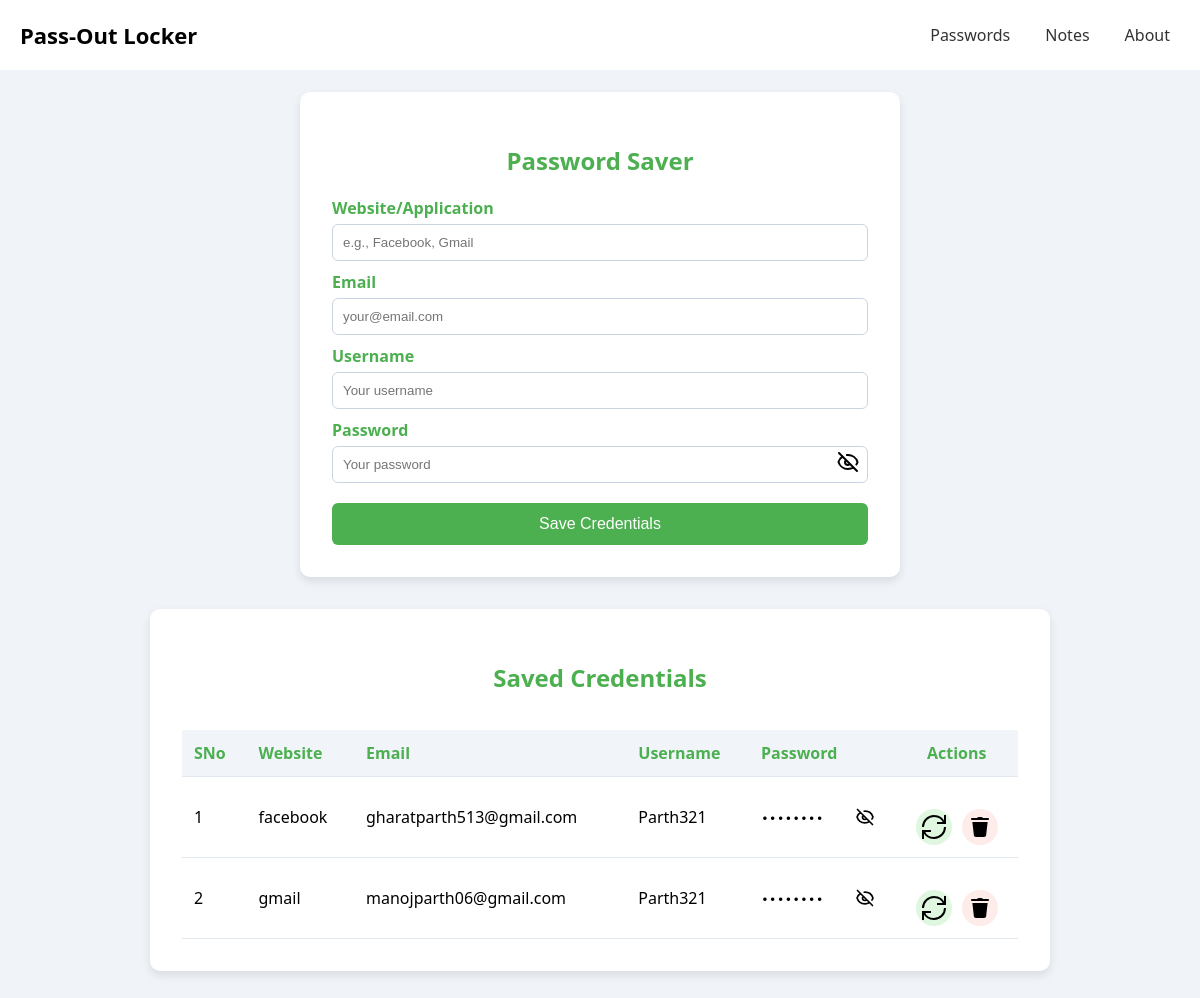
Before: / with the older database file.
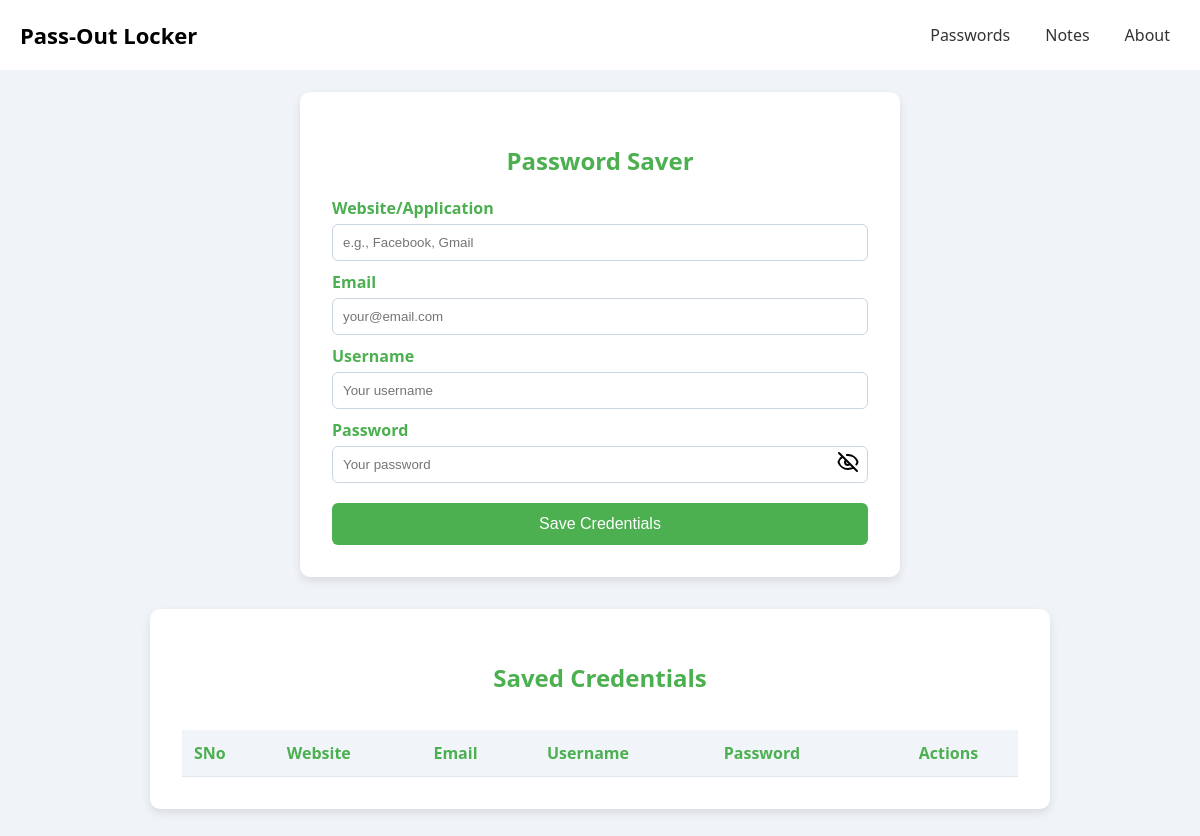
After: the same page with the newer database file.
### app.py (models this page shows, shortened)
class passwordsaver(db.Model):
    sno = db.Column(db.Integer, primary_key=True, autoincrement=True)
    website = db.Column(db.String(120), nullable=False)
    email = db.Column(db.String(120), nullable=False)
    username = db.Column(db.String(80), nullable=False)
    password = db.Column(db.String(120), nullable=False)

### app.py (the view)
@app.route('/')
def index():
    allsavepassword=passwordsaver.query.all()
    return render_template('index.html', allsavepassword=allsavepassword) # to render template file

### templates/index.html (shortened to what this page needs)
<!DOCTYPE html>
<html lang="en">
<head>
</head>
<body>
  <nav class="navbar" id="navbar">
    <a href="/" class="brand">Pass-Out Locker</a>
    <div class="navbar-links">
      <a href="/">Passwords</a>
      <a href="/note">Notes</a>
      <a href="#">About</a>
    </div>
  </nav>
  <form class="form-box" method="POST" action="/">
    <h2>Password Saver</h2>
    <label for="website">Website/Application</label>
    <input type="text" id="website" name="website" placeholder="e.g., Facebook, Gmail" required>
    <label for="email">Email</label>
    <input type="email" id="email" name="email" placeholder="your@email.com" required>
    <label for="username">Username</label>
    <input type="text" id="username" name="username" placeholder="Your username">
    <label for="password">Password</label>
    <div class="password-wrapper">
      <input type="password" id="password" name="password" placeholder="Your password" required>
      <span class="toggle-password" onclick="togglePassword()">
         <img id="toggleIcon" src="{{ url_for('static', filename='images/eye-slash-svgrepo-com.svg') }}" alt="Toggle Password" width="24">
      </span>
    </div>
    <button type="submit">Save Credentials</button>
  </form>
  <div class="credentials-box">
    <h2>Saved Credentials</h2>
    <div class="table-wrapper">
      <table>
        <thead>
          <tr>
            <th>SNo</th>
            <th>Website</th>
            <th>Email</th>
            <th>Username</th>
            <th>Password</th>
            <th colspan="2" style="text-align: center;">Actions</th>
          </tr>
        </thead>
        <tbody>
          {% for passwordsaver in allsavepassword %}
          <tr>
            <td scope="row">{{loop.index}}</td>
            <td>{{passwordsaver.website}}</td>
            <td>{{passwordsaver.email}}</td>
            <td>{{passwordsaver.username}}</td>
            <td>
              <div class="password-wrapper">
                <span class="saved-password" id="password-{{ passwordsaver.sno }}">••••••••</span>
                <span class="toggle-password" onclick="toggleSavedPassword({{ passwordsaver.sno }}, '{{ passwordsaver.password }}')">
                    <img id="icon-{{ passwordsaver.sno }}" src="{{ url_for('static', filename='images/eye-slash-svgrepo-com.svg') }}" alt="Toggle Password" width="20">
                </span>
              </div>
            </td>
            <td colspan="2">
              <div class="action-buttons">
                <form method="GET" action="{{ url_for('update_form', sno=passwordsaver.sno) }}">
                  <button type="submit" class="icon-btn update-btn" title="Update">
                    <img src="{{ url_for('static', filename='images/Update.svg') }}" alt="Update">
                  </button>
                </form>
                <form method="GET" action="{{ url_for('delete', sno=passwordsaver.sno) }}">
                  <button type="submit" class="icon-btn delete-btn" title="Delete">
                    <img src="{{ url_for('static', filename='images/icons8-delete.svg') }}" alt="Delete">
                  </button>
                </form>
              </div>
            </td>
          </tr>
          {% endfor %}
        </tbody>
      </table>
    </div>
  </div>
</body>
</html>

### templates/index.html (style rules this page uses)
* { box-sizing: border-box; }
body { margin: 0; font-family: 'Segoe UI', Tahoma, Geneva, Verdana, sans-serif; background-color: #f0f4f8; padding-top: 60px; }
.navbar { background: white; position: absolute; top: 0; width: 100%; display: flex; justify-content: space-between; align-items: center; padding: 10px 20px; z-index: 1000; }
.navbar .brand { font-size: 22px; font-weight: bold; color: rgb(0, 0, 0); text-decoration: none; }
.navbar-links { display: flex; gap: 15px; }
.navbar-links a { text-decoration: none; color: #333; padding: 14px 10px; font-weight: 500; border-radius: 6px; }
.form-box { background-color: #ffffff; max-width: 600px; margin: 2rem auto; padding: 2rem; border-radius: 10px; box-shadow: 0 4px 10px rgba(0, 0, 0, 0.1); }
.credentials-box { max-width: 900px; margin: 2rem auto; background-color: #ffffff; padding: 2rem; border-radius: 10px; box-shadow: 0 4px 10px rgba(0, 0, 0, 0.1); }
h2 { text-align: center; color: #4CAF50; margin-bottom: 20px; }
label { display: block; margin-top: 10px; font-weight: bold; color: #4CAF50; }
input { width: 100%; padding: 10px; margin-top: 5px; border: 1px solid #cbd5e1; border-radius: 6px; }
button { width: 100%; margin-top: 20px; padding: 12px; background-color: #4CAF50; color: white; border: none; border-radius: 6px; font-size: 16px; cursor: pointer; }
.table-wrapper { overflow-x: auto; }
table { width: 100%; border-collapse: collapse; margin-top: 1rem; min-width: 600px; }
th, td { padding: 12px; text-align: left; border-bottom: 1px solid #e2e8f0; }
th { background-color: #f1f5f9; color: #4CAF50; }
.password-wrapper { position: relative; display: flex; align-items: center; }
.password-wrapper input[type="password"], .password-wrapper input[type="text"] { width: 100%; padding-right: 40px; }
.toggle-password { position: absolute; right: 10px; cursor: pointer; user-select: none; }
.password-wrapper { position: relative; display: inline-block; width: 100%; }
.password-wrapper .toggle-password { position: absolute; right: 8px; top: 50%; transform: translateY(-50%); display: flex; align-items: center; justify-content: center; cursor: pointer; }

Changed rows visible on the page:
removed passwordsaver: website "facebook", email "gharatparth513@gmail.com", username "Parth321"
removed passwordsaver: website "gmail", email "manojparth06@gmail.com", username "Parth321"
